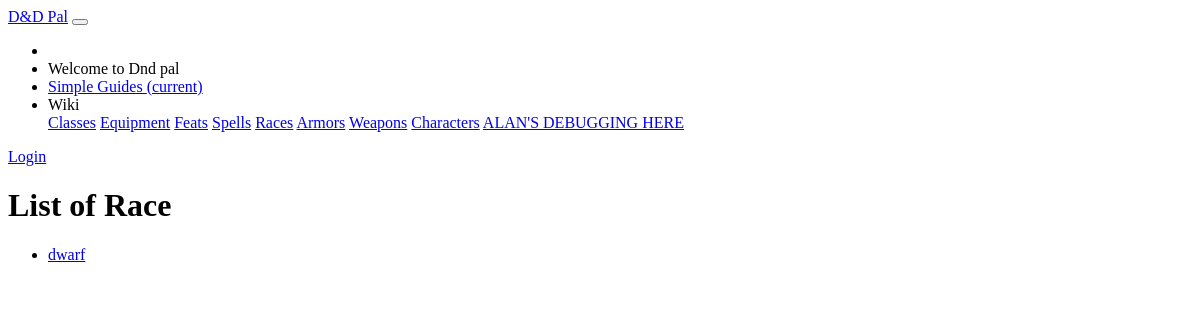
/dndpal/races/, run on an earlier commit of the app's database.
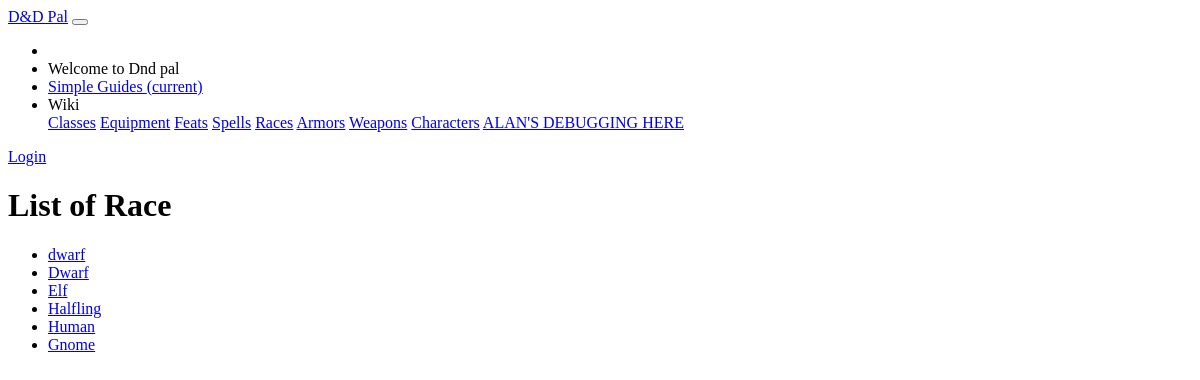
And on a later commit of the database.
### dndpal/models.py (models this page shows, shortened)
class Race(models.Model):
    name = models.CharField(default = '', primary_key = True, max_length = 100, help_text = "Enter the name of this race")
    description = models.CharField(default = '', max_length = 5000, help_text = "Enter a description of this race (backstory, beliefs, etc.)")
    speed = models.SmallIntegerField(default=0, help_text="Enter the speed for this race")
    modifiers = models.CharField(default = '', max_length = 100, help_text = "Enter the stats modifiers in JSON format. Ex: {\"str\": 2, \"dex\": 8}")
    def get_absolute_url(self):
        return reverse('race-detail', args=[str(self.name)])

### dndpal/views.py (the view)
# urls.py: path('races/', views.RaceListView.as_view(), name='races'),
class RaceListView(generic.ListView):
    model = Race

### dndpal/templates/dndpal/race_list.html
{% extends "base_generic.html" %}
{% block content %}
<main role="main" class="container">
    <div class="container card p-5" style="margin-top:10px;">
        <h1>List of Race</h1>
        {% if race_list %}
        <ul>
            {% for race in race_list %}
            <li>
                <a href="{{ race.get_absolute_url }}">{{ race.name }}</a>
            </li>
            {% endfor %}
        </ul>
        {% else %}
        <p>There are no races in the wiki.</p>
        {% endif %}
    </div>
</main>
{% endblock %}

What changed in the data, as far as the page shows it:
added Race: name "Dwarf"
added Race: name "Elf"
added Race: name "Halfling"
added Race: name "Human"
added Race: name "Gnome"
